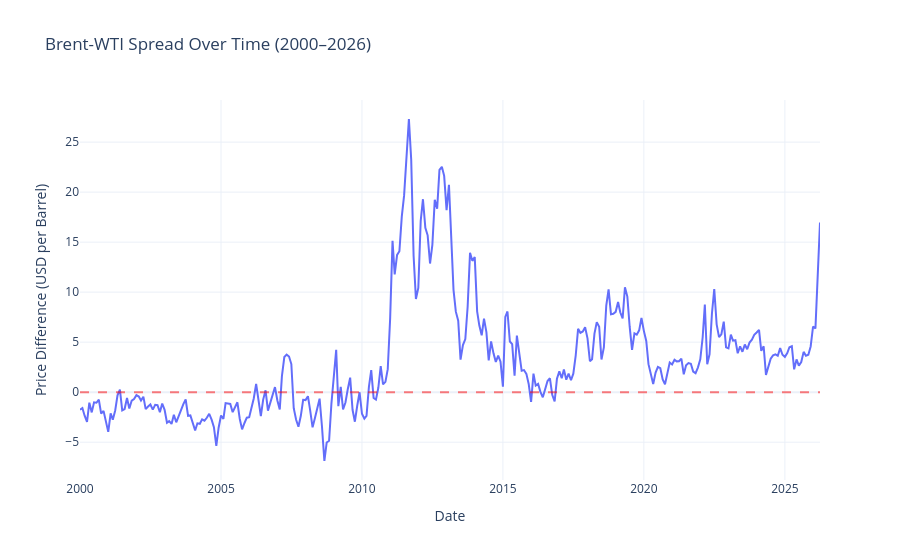

This figure's notebook cell:
### Code cell
# Calculate spread
pivot["spread"] = pivot["UK Brent Crude Oil"] - pivot["WTI Crude Oil"]

# Plot
fig = px.line(
    pivot.reset_index(),
    x="period",
    y="spread",
    title="Brent-WTI Spread Over Time (2000–2026)",
    labels={"period": "Date", "spread": "Price"
    " Difference (USD per Barrel)"}
)

fig.add_hline(y=0, line_dash="dash", line_color="red", opacity=0.5)

fig.update_layout(
    template="plotly_white",
    hovermode="x unified"
)

fig.show()

### Figure 1 — Plotly figure (JSON) as saved in the notebook; plotly's stock layout.template omitted (floating-point values rounded to 4 significant figures; data arrays with more than 128 entries replaced by an {"elided": "..."} marker saying what was removed)
{"data": [{"hovertemplate": "Date=%{x}<br>Price Difference (USD per Barrel)=%{y}<extra></extra>", "legendgroup": "", "line": {"color": "#636efa", "dash": "solid"}, "marker": {"symbol": "circle"}, "mode": "lines", "name": "", "orientation": "v", "showlegend": false, "type": "scatter", "x": {"elided": "316 str values"}, "xaxis": "x", "y": {"elided": "316 float values"}, "yaxis": "y"}], "layout": {"hovermode": "x unified", "legend": {"tracegroupgap": 0}, "shapes": [{"line": {"color": "red", "dash": "dash"}, "opacity": 0.5, "type": "line", "x0": 0, "x1": 1, "xref": "x domain", "y0": 0, "y1": 0, "yref": "y"}], "title": {"text": "Brent-WTI Spread Over Time (2000–2026)"}, "xaxis": {"anchor": "y", "domain": [0, 1], "title": {"text": "Date"}}, "yaxis": {"anchor": "x", "domain": [0, 1], "title": {"text": "Price Difference (USD per Barrel)"}}}}
